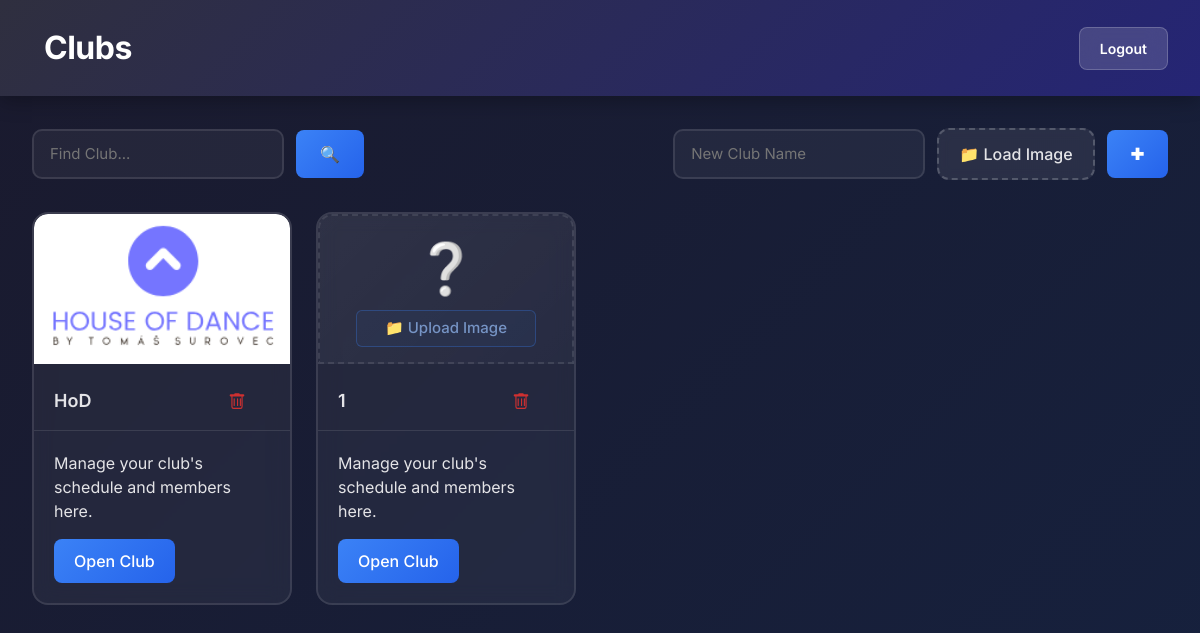
The app's page /trainer/trainer_dashboard/ (signed in), older data.
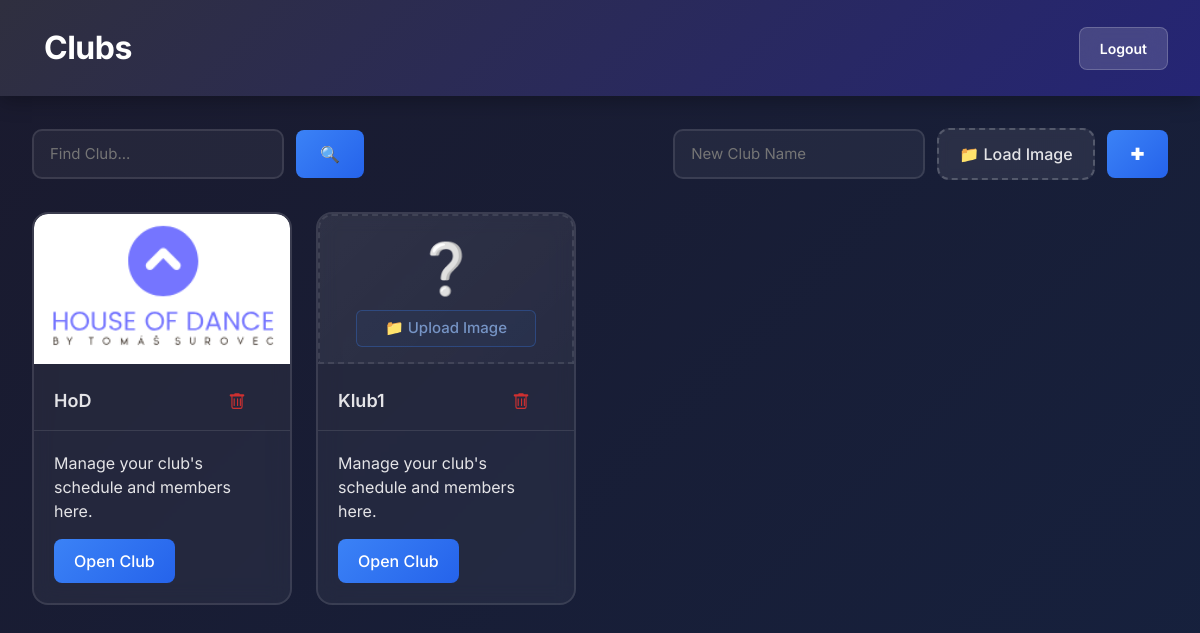
The same page, newer data.
### TrainerClubs/models.py (models this page shows, shortened)
class Club(models.Model):
    club_owner = models.ForeignKey(User, on_delete=models.CASCADE, related_name='clubs')
    name = models.CharField(max_length=100)
    profile_picture = models.ImageField(upload_to='club_profiles/', blank=True, null=True)

### TrainerClubs/views.py (the view)
# urls.py: path('trainer_dashboard/', views.dashboard, name='dashboard'),
@login_required
def dashboard(request):
    clubs = Club.objects.filter(club_owner=request.user)
    return render(request, 'clubs_view.html', {'clubs':clubs})

### TrainerClubs/templates/clubs_view.html (shortened to what this page needs)
<!DOCTYPE html>
<html lang="en">
<head>
    <link href="https://cdn.jsdelivr.net/npm/bootstrap@5.3.0/dist/css/bootstrap.min.css" rel="stylesheet">
</head>
<body>
    <div class="header">
            <nav class="navbar navbar-expand-lg">
                <div class="container-fluid">
                    <a class="navbar-brand" aria-disabled="true" >Clubs</a>
                </div>
            </nav>
        <a class="header-nav-btn" href="{% url 'logout' %}">Logout</a>
    </div>
    <div class="main-container">
        <div class="top-bar">
            <div>
                <form method="POST" class="add-club-form">
                    <input type="text" name="looking_for_club" placeholder="Find Club...">
                    <button type="submit" class="btn-add">🔍</button>
                </form>
            </div>
            <div>
                <form method="POST" action="{% url 'add_club' %}" enctype="multipart/form-data" class="add-club-form">
                    <input type="text" name="club_name" placeholder="New Club Name" required>
                    <label class="upload-box">
                        <span>📁 Load Image</span>
                    </label>
                    <button type="submit" class="btn-add">✚</button>
                </form>
            </div>
        </div>
        <div class="main-body responsive-grid">
            {% for club in clubs%}
            <div class="grid-item">
                <div class="card">
                    {% if club.profile_picture %}
                        <div class="image-container">
                            <img src="{{ club.profile_picture.url }}" class="card-img-top" alt="{{ club.name }} profile picture">
                        </div>
                    {% else %}
                        <div class="card-img-placeholder">
                            <span style="font-size: 50px;">❔</span>
                            <form method="POST" action="{% url 'update_club' club.id %}" enctype="multipart/form-data" class="upload-form">
                                <label for="profile-upload-{{ club.id }}" class="upload-btn">
                                    <span>📁 Upload Image</span>
                                </label>
                            </form>
                        </div>
                    {% endif %}
                    <div class="card-header">
                        <h5>{{ club.name }}</h5>
                        <form method="POST" action="{% url 'delete_club' club.id%}" class="delete-form">
                            <button type="submit" class="delete-button" title="Delete Club">
                            </button>
                        </form>
                    </div>
                    <div class="card-body">
                        <p class="card-text">Manage your club's schedule and members here.</p>
                        <a href="/trainer/club/{{club.id}}/" class="btn">Open Club</a>
                    </div>
                </div>
            </div>
            {% endfor %}
        </div>
    </div>
</body>
</html>

Row changes from the older to the newer data that the page shows:
removed Club: name "1"
added Club: name "Klub1"
